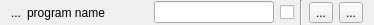
<?xml version="1.0" encoding="UTF-8"?>
<ui version="4.0">
 <class>Program</class>
 <widget class="QWidget" name="Program">
  <property name="geometry">
   <rect>
    <x>0</x>
    <y>0</y>
    <width>374</width>
    <height>25</height>
   </rect>
  </property>
  <property name="windowTitle">
   <string>Form</string>
  </property>
  <layout class="QHBoxLayout" name="horizontalLayout">
   <property name="topMargin">
    <number>0</number>
   </property>
   <property name="bottomMargin">
    <number>0</number>
   </property>
   <item>
    <widget class="QLabel" name="icon_label">
     <property name="text">
      <string>...</string>
     </property>
    </widget>
   </item>
   <item>
    <widget class="QLabel" name="program_label">
     <property name="sizePolicy">
      <sizepolicy hsizetype="Expanding" vsizetype="Preferred">
       <horstretch>0</horstretch>
       <verstretch>0</verstretch>
      </sizepolicy>
     </property>
     <property name="text">
      <string>program name</string>
     </property>
    </widget>
   </item>
   <item>
    <widget class="QLineEdit" name="program_lineedit"/>
   </item>
   <item>
    <widget class="QCheckBox" name="shortview_checkbox">
     <property name="text">
      <string/>
     </property>
    </widget>
   </item>
   <item>
    <widget class="Line" name="line">
     <property name="orientation">
      <enum>Qt::Vertical</enum>
     </property>
    </widget>
   </item>
   <item>
    <widget class="QToolButton" name="run_button">
     <property name="text">
      <string>...</string>
     </property>
     <property name="icon">
      <iconset theme="media-playback-stop">
       <normaloff>.</normaloff>.</iconset>
     </property>
    </widget>
   </item>
   <item>
    <widget class="QToolButton" name="remove_button">
     <property name="text">
      <string>...</string>
     </property>
     <property name="icon">
      <iconset theme="list-remove">
       <normaloff>.</normaloff>.</iconset>
     </property>
    </widget>
   </item>
  </layout>
 </widget>
 <resources/>
 <connections/>
</ui>
